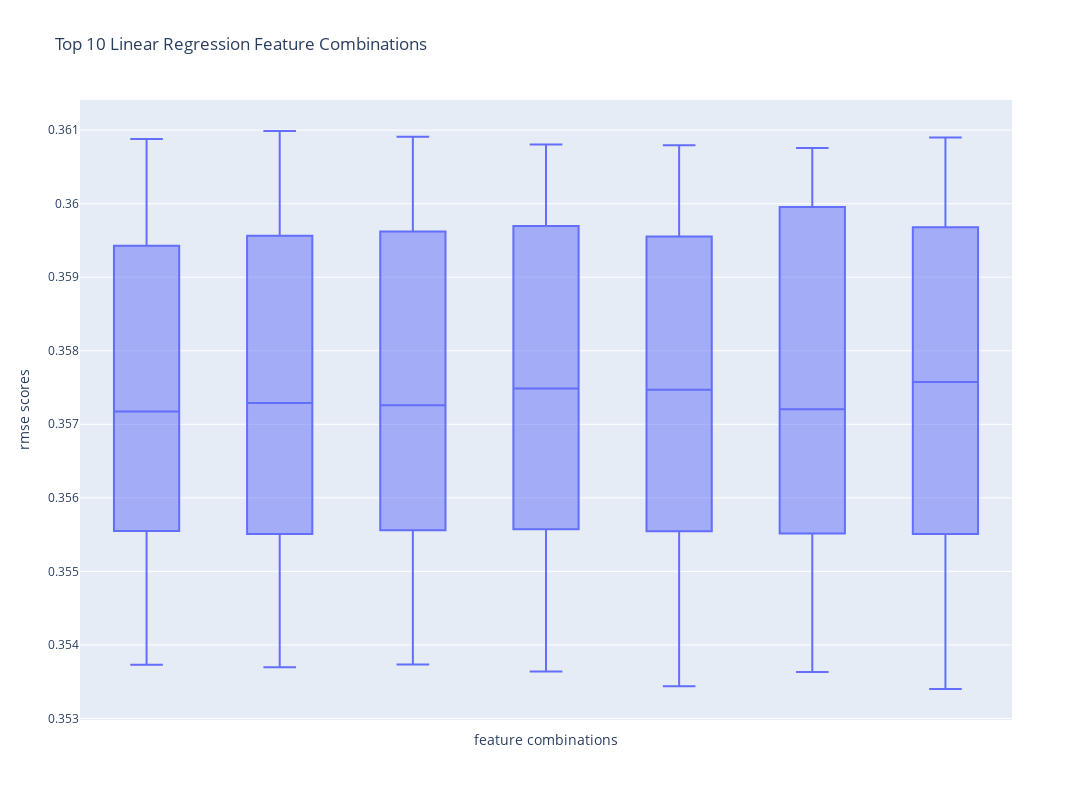

Write notebook code for a chart like this one.
### Markdown cell above
#### Best Linear Models

### Code cell
x = df_agg_metrics[df_agg_metrics['model'] == 'lr'].sort_values(by='mean_rmse')['features'].head(10)

fig = px.box(df_metrics[(df_metrics['features'].isin(x)) & (df_metrics['model'] == 'lr')], x='features',
             y='rmse_scores', title='RMSE Boxplot of Top 10 Feature Combinations')
fig.update_layout(height=800, width=1100,
                  title_text="Top 10 Linear Regression Feature Combinations",
                  xaxis_title="feature combinations", yaxis_title="rmse scores")
fig.update_xaxes(showticklabels=False)
fig.show()

### Figure 1 — Plotly figure (JSON) as saved in the notebook; plotly's stock layout.template omitted (floating-point values rounded to 4 significant figures)
{"data": [{"alignmentgroup": "True", "hovertemplate": "features=%{x}<br>rmse_scores=%{y}<extra></extra>", "legendgroup": "", "marker": {"color": "#636efa"}, "name": "", "notched": false, "offsetgroup": "", "orientation": "v", "showlegend": false, "type": "box", "x": ["f_1_num_of_terms,f_3_has_numbers,f_5_num_results,f_6_max_title_score,f_7_sum_title_scores", "f_1_num_of_terms,f_3_has_numbers,f_5_num_results,f_6_max_title_score,f_7_sum_title_scores", "f_1_num_of_terms,f_3_has_numbers,f_5_num_results,f_6_max_title_score,f_7_sum_title_scores", "f_1_num_of_terms,f_3_has_numbers,f_5_num_results,f_6_max_title_score,f_7_sum_title_scores", "f_1_num_of_terms,f_3_has_numbers,f_5_num_results,f_6_max_title_score,f_7_sum_title_scores", "f_1_num_of_terms,f_3_has_numbers,f_4_has_special_char,f_5_num_results,f_6_max_title_score,f_7_sum_title_scores", "f_1_num_of_terms,f_3_has_numbers,f_4_has_special_char,f_5_num_results,f_6_max_title_score,f_7_sum_title_scores", "f_1_num_of_terms,f_3_has_numbers,f_4_has_special_char,f_5_num_results,f_6_max_title_score,f_7_sum_title_scores", "f_1_num_of_terms,f_3_has_numbers,f_4_has_special_char,f_5_num_results,f_6_max_title_score,f_7_sum_title_scores", "f_1_num_of_terms,f_3_has_numbers,f_4_has_special_char,f_5_num_results,f_6_max_title_score,f_7_sum_title_scores", "f_1_num_of_terms,f_3_has_numbers,f_5_num_results,f_6_max_title_score,f_7_sum_title_scores,f_8_max_semantic_score", "f_1_num_of_terms,f_3_has_numbers,f_5_num_results,f_6_max_title_score,f_7_sum_title_scores,f_8_max_semantic_score", "f_1_num_of_terms,f_3_has_numbers,f_5_num_results,f_6_max_title_score,f_7_sum_title_scores,f_8_max_semantic_score", "f_1_num_of_terms,f_3_has_numbers,f_5_num_results,f_6_max_title_score,f_7_sum_title_scores,f_8_max_semantic_score", "f_1_num_of_terms,f_3_has_numbers,f_5_num_results,f_6_max_title_score,f_7_sum_title_scores,f_8_max_semantic_score", "f_1_num_of_terms,f_3_has_numbers,f_5_num_results,f_6_max_title_score,f_7_sum_title_scores,f_9_avg_semantic_score", "f_1_num_of_terms,f_3_has_numbers,f_5_num_results,f_6_max_title_score,f_7_sum_title_scores,f_9_avg_semantic_score", "f_1_num_of_terms,f_3_has_numbers,f_5_num_results,f_6_max_title_score,f_7_sum_title_scores,f_9_avg_semantic_score", "f_1_num_of_terms,f_3_has_numbers,f_5_num_results,f_6_max_title_score,f_7_sum_title_scores,f_9_avg_semantic_score", "f_1_num_of_terms,f_3_has_numbers,f_5_num_results,f_6_max_title_score,f_7_sum_title_scores,f_9_avg_semantic_score", "f_1_num_of_terms,f_3_has_numbers,f_5_num_results,f_6_max_title_score,f_7_sum_title_scores,f_8_max_semantic_score,f_9_avg_semantic_score", "f_1_num_of_terms,f_3_has_numbers,f_5_num_results,f_6_max_title_score,f_7_sum_title_scores,f_8_max_semantic_score,f_9_avg_semantic_score", "f_1_num_of_terms,f_3_has_numbers,f_5_num_results,f_6_max_title_score,f_7_sum_title_scores,f_8_max_semantic_score,f_9_avg_semantic_score", "f_1_num_of_terms,f_3_has_numbers,f_5_num_results,f_6_max_title_score,f_7_sum_title_scores,f_8_max_semantic_score,f_9_avg_semantic_score", "f_1_num_of_terms,f_3_has_numbers,f_5_num_results,f_6_max_title_score,f_7_sum_title_scores,f_8_max_semantic_score,f_9_avg_semantic_score", "f_1_num_of_terms,f_2_query_length,f_3_has_numbers,f_5_num_results,f_6_max_title_score,f_7_sum_title_scores,f_8_max_semantic_score,f_9_avg_semantic_score", "f_1_num_of_terms,f_2_query_length,f_3_has_numbers,f_5_num_results,f_6_max_title_score,f_7_sum_title_scores,f_8_max_semantic_score,f_9_avg_semantic_score", "f_1_num_of_terms,f_2_query_length,f_3_has_numbers,f_5_num_results,f_6_max_title_score,f_7_sum_title_scores,f_8_max_semantic_score,f_9_avg_semantic_score", "f_1_num_of_terms,f_2_query_length,f_3_has_numbers,f_5_num_results,f_6_max_title_score,f_7_sum_title_scores,f_8_max_semantic_score,f_9_avg_semantic_score", "f_1_num_of_terms,f_2_query_length,f_3_has_numbers,f_5_num_results,f_6_max_title_score,f_7_sum_title_scores,f_8_max_semantic_score,f_9_avg_semantic_score", "f_1_num_of_terms,f_3_has_numbers,f_4_has_special_char,f_5_num_results,f_6_max_title_score,f_7_sum_title_scores,f_8_max_semantic_score,f_9_avg_semantic_score", "f_1_num_of_terms,f_3_has_numbers,f_4_has_special_char,f_5_num_results,f_6_max_title_score,f_7_sum_title_scores,f_8_max_semantic_score,f_9_avg_semantic_score", "f_1_num_of_terms,f_3_has_numbers,f_4_has_special_char,f_5_num_results,f_6_max_title_score,f_7_sum_title_scores,f_8_max_semantic_score,f_9_avg_semantic_score", "f_1_num_of_terms,f_3_has_numbers,f_4_has_special_char,f_5_num_results,f_6_max_title_score,f_7_sum_title_scores,f_8_max_semantic_score,f_9_avg_semantic_score", "f_1_num_of_terms,f_3_has_numbers,f_4_has_special_char,f_5_num_results,f_6_max_title_score,f_7_sum_title_scores,f_8_max_semantic_score,f_9_avg_semantic_score", "f_1_num_of_terms,f_3_has_numbers,f_5_num_results,f_6_max_title_score,f_7_sum_title_scores", "f_1_num_of_terms,f_3_has_numbers,f_5_num_results,f_6_max_title_score,f_7_sum_title_scores", "f_1_num_of_terms,f_3_has_numbers,f_5_num_results,f_6_max_title_score,f_7_sum_title_scores", "f_1_num_of_terms,f_3_has_numbers,f_5_num_results,f_6_max_title_score,f_7_sum_title_scores", "f_1_num_of_terms,f_3_has_numbers,f_5_num_results,f_6_max_title_score,f_7_sum_title_scores", "f_1_num_of_terms,f_3_has_numbers,f_4_has_special_char,f_5_num_results,f_6_max_title_score,f_7_sum_title_scores", "f_1_num_of_terms,f_3_has_numbers,f_4_has_special_char,f_5_num_results,f_6_max_title_score,f_7_sum_title_scores", "f_1_num_of_terms,f_3_has_numbers,f_4_has_special_char,f_5_num_results,f_6_max_title_score,f_7_sum_title_scores", "f_1_num_of_terms,f_3_has_numbers,f_4_has_special_char,f_5_num_results,f_6_max_title_score,f_7_sum_title_scores", "f_1_num_of_terms,f_3_has_numbers,f_4_has_special_char,f_5_num_results,f_6_max_title_score,f_7_sum_title_scores", "f_1_num_of_terms,f_3_has_numbers,f_5_num_results,f_6_max_title_score,f_7_sum_title_scores,f_8_max_semantic_score", "f_1_num_of_terms,f_3_has_numbers,f_5_num_results,f_6_max_title_score,f_7_sum_title_scores,f_8_max_semantic_score", "f_1_num_of_terms,f_3_has_numbers,f_5_num_results,f_6_max_title_score,f_7_sum_title_scores,f_8_max_semantic_score", "f_1_num_of_terms,f_3_has_numbers,f_5_num_results,f_6_max_title_score,f_7_sum_title_scores,f_8_max_semantic_score", "f_1_num_of_terms,f_3_has_numbers,f_5_num_results,f_6_max_title_score,f_7_sum_title_scores,f_8_max_semantic_score", "f_1_num_of_terms,f_3_has_numbers,f_5_num_results,f_6_max_title_score,f_7_sum_title_scores,f_9_avg_semantic_score", "f_1_num_of_terms,f_3_has_numbers,f_5_num_results,f_6_max_title_score,f_7_sum_title_scores,f_9_avg_semantic_score", "f_1_num_of_terms,f_3_has_numbers,f_5_num_results,f_6_max_title_score,f_7_sum_title_scores,f_9_avg_semantic_score", "f_1_num_of_terms,f_3_has_numbers,f_5_num_results,f_6_max_title_score,f_7_sum_title_scores,f_9_avg_semantic_score", "f_1_num_of_terms,f_3_has_numbers,f_5_num_results,f_6_max_title_score,f_7_sum_title_scores,f_9_avg_semantic_score", "f_1_num_of_terms,f_3_has_numbers,f_5_num_results,f_6_max_title_score,f_7_sum_title_scores,f_8_max_semantic_score,f_9_avg_semantic_score", "f_1_num_of_terms,f_3_has_numbers,f_5_num_results,f_6_max_title_score,f_7_sum_title_scores,f_8_max_semantic_score,f_9_avg_semantic_score", "f_1_num_of_terms,f_3_has_numbers,f_5_num_results,f_6_max_title_score,f_7_sum_title_scores,f_8_max_semantic_score,f_9_avg_semantic_score", "f_1_num_of_terms,f_3_has_numbers,f_5_num_results,f_6_max_title_score,f_7_sum_title_scores,f_8_max_semantic_score,f_9_avg_semantic_score", "f_1_num_of_terms,f_3_has_numbers,f_5_num_results,f_6_max_title_score,f_7_sum_title_scores,f_8_max_semantic_score,f_9_avg_semantic_score", "f_1_num_of_terms,f_2_query_length,f_3_has_numbers,f_5_num_results,f_6_max_title_score,f_7_sum_title_scores,f_8_max_semantic_score,f_9_avg_semantic_score", "f_1_num_of_terms,f_2_query_length,f_3_has_numbers,f_5_num_results,f_6_max_title_score,f_7_sum_title_scores,f_8_max_semantic_score,f_9_avg_semantic_score", "f_1_num_of_terms,f_2_query_length,f_3_has_numbers,f_5_num_results,f_6_max_title_score,f_7_sum_title_scores,f_8_max_semantic_score,f_9_avg_semantic_score", "f_1_num_of_terms,f_2_query_length,f_3_has_numbers,f_5_num_results,f_6_max_title_score,f_7_sum_title_scores,f_8_max_semantic_score,f_9_avg_semantic_score", "f_1_num_of_terms,f_2_query_length,f_3_has_numbers,f_5_num_results,f_6_max_title_score,f_7_sum_title_scores,f_8_max_semantic_score,f_9_avg_semantic_score", "f_1_num_of_terms,f_3_has_numbers,f_4_has_special_char,f_5_num_results,f_6_max_title_score,f_7_sum_title_scores,f_8_max_semantic_score,f_9_avg_semantic_score", "f_1_num_of_terms,f_3_has_numbers,f_4_has_special_char,f_5_num_results,f_6_max_title_score,f_7_sum_title_scores,f_8_max_semantic_score,f_9_avg_semantic_score", "f_1_num_of_terms,f_3_has_numbers,f_4_has_special_char,f_5_num_results,f_6_max_title_score,f_7_sum_title_scores,f_8_max_semantic_score,f_9_avg_semantic_score", "f_1_num_of_terms,f_3_has_numbers,f_4_has_special_char,f_5_num_results,f_6_max_title_score,f_7_sum_title_scores,f_8_max_semantic_score,f_9_avg_semantic_score", "f_1_num_of_terms,f_3_has_numbers,f_4_has_special_char,f_5_num_results,f_6_max_title_score,f_7_sum_title_scores,f_8_max_semantic_score,f_9_avg_semantic_score"], "x0": " ", "xaxis": "x", "y": [0.3608, 0.3572, 0.3555, 0.3594, 0.3538, 0.361, 0.3573, 0.3555, 0.3596, 0.3537, 0.3609, 0.3573, 0.3556, 0.3596, 0.3538, 0.3607, 0.3576, 0.3556, 0.3597, 0.3536, 0.3605, 0.3576, 0.3556, 0.3595, 0.3534, 0.3605, 0.3573, 0.3555, 0.3599, 0.3536, 0.3607, 0.3577, 0.3555, 0.3596, 0.3534, 0.3609, 0.3572, 0.3556, 0.3594, 0.3537, 0.361, 0.3573, 0.3555, 0.3596, 0.3537, 0.3609, 0.3572, 0.3556, 0.3596, 0.3537, 0.3608, 0.3574, 0.3556, 0.3596, 0.3536, 0.3608, 0.3573, 0.3555, 0.3596, 0.3536, 0.3608, 0.3571, 0.3555, 0.36, 0.3538, 0.3609, 0.3574, 0.3555, 0.3597, 0.3536], "y0": " ", "yaxis": "y"}], "layout": {"boxmode": "group", "height": 800, "legend": {"tracegroupgap": 0}, "title": {"text": "Top 10 Linear Regression Feature Combinations"}, "width": 1100, "xaxis": {"anchor": "y", "autorange": true, "domain": [0, 1], "range": [-0.5, 6.5], "showticklabels": false, "title": {"text": "feature combinations"}, "type": "category"}, "yaxis": {"anchor": "x", "autorange": true, "domain": [0, 1], "range": [0.353, 0.3614], "title": {"text": "rmse scores"}, "type": "linear"}}}
